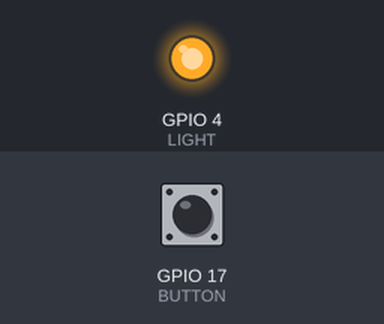
A program run on a simulated Raspberry Pi (BCM pin numbers). On the bench: output pins drawn as LEDs (lit = HIGH). The inputs (shaded band) are chosen by the test bench; at power-on: GPIO 17 (BUTTON) LOW.

Above: at 1.2 s.
1.3 s: GPIO 17 (BUTTON) pulled HIGH for 0.15 s
At 1.37 s:
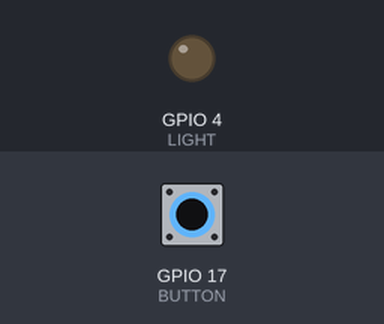
2.9 s: GPIO 17 (BUTTON) pulled HIGH for 3.2 s
At 7.3 s:
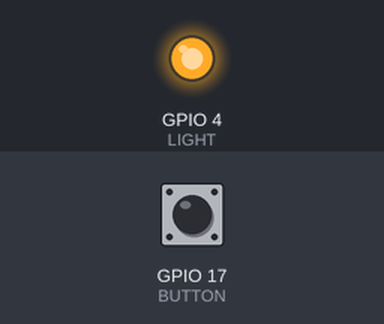
Timing chart, 0 to 8.8 s (numbered marks = the images above; inputs shaded):
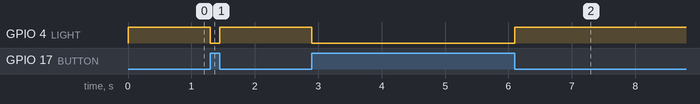

Measured:
- after the input at 1.3 s, GPIO 4 (LIGHT): HIGH → LOW at once, → HIGH 0.15 s later
- after the input at 2.9 s, GPIO 4 (LIGHT): HIGH → LOW at once, → HIGH 3.2 s later

The program:

button1.py
```python
import RPi.GPIO as GPIO
import time

GPIO.setmode(GPIO.BCM)
LIGHT=4
BUTTON=17

GPIO.setup(LIGHT,GPIO.OUT)
GPIO.setup(BUTTON,GPIO.IN)

while True:
 val=GPIO.input(BUTTON)
 if val==1:
  GPIO.output(LIGHT,False)
 else:
  GPIO.output(LIGHT,True)
```
